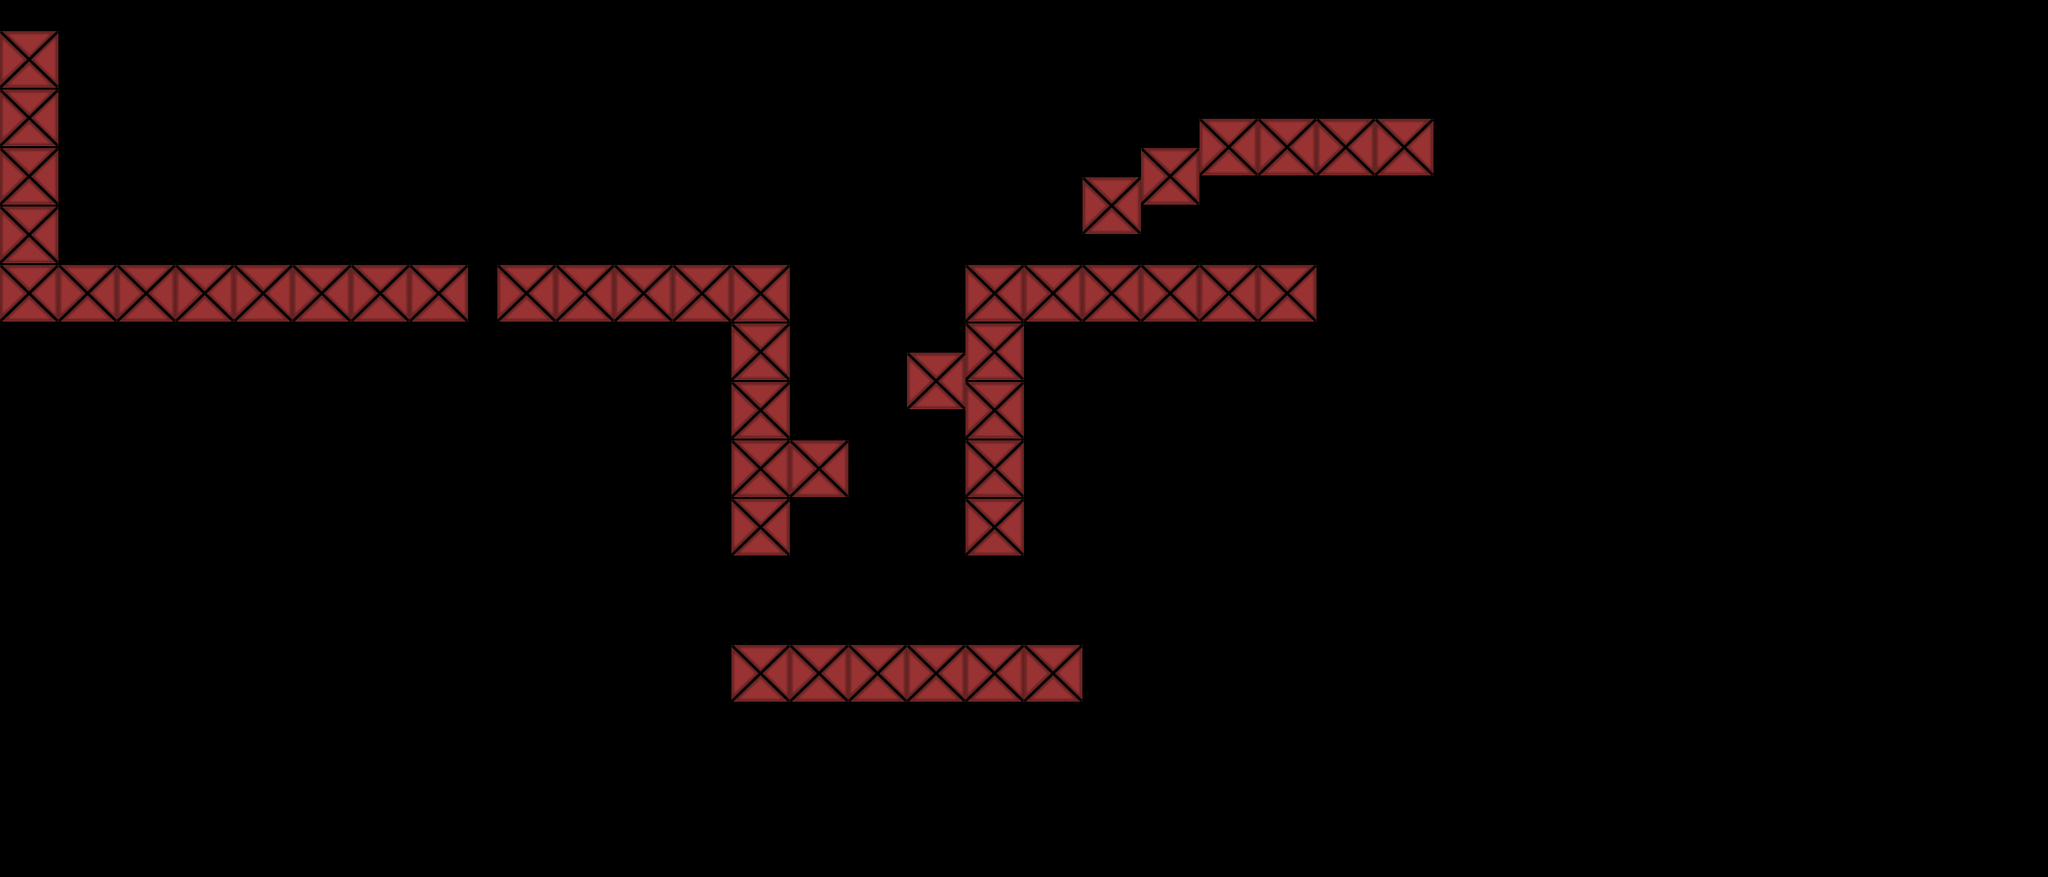

This game map was drawn from its Tiled (.tmx) file and the tilesets committed beside it. A one-line description and the trimmed map source follow:
An orthogonal 70x30 tile map with 32x32 px tiles, 1 tile layer (Warstwa Kafelków 1).

<map version="1.0" tiledversion="1.0.2" orientation="orthogonal" renderorder="right-down" width="70" height="30" tilewidth="32" tileheight="32" nextobjectid="1">
 <tileset firstgid="1" source="Tileset_Obstacles.tsx" />
 <layer name="Warstwa Kafelków 1" width="70" height="30">
  <data>[2100 cells, 45 non-empty, 1 distinct tile ids]</data>
 </layer>
</map>